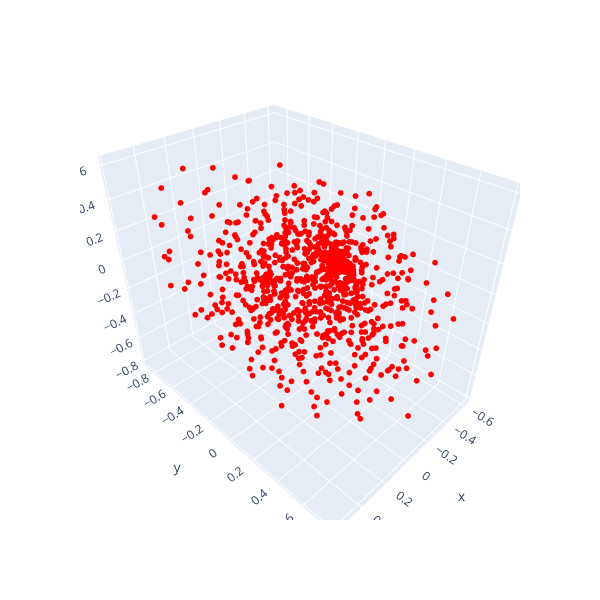
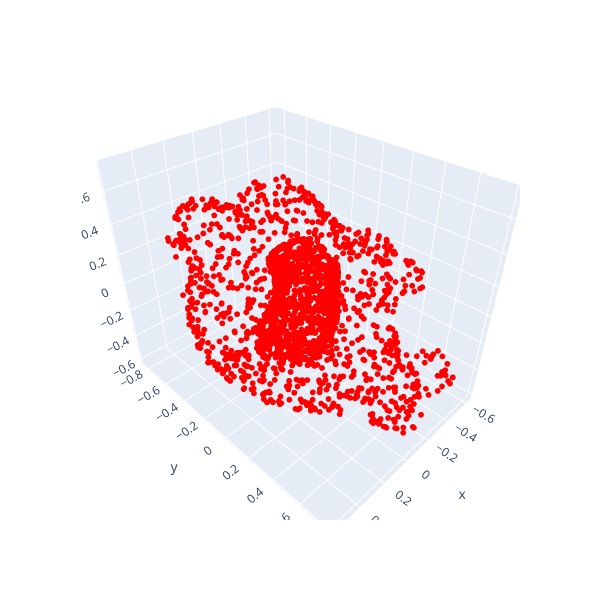

The code cell stored with these charts, in order, in its notebook:
### Code cell
number = 30
points = outputs_test[number]
print(points)
points_nuc = inputs_test[number]
print(points_nuc.shape)

# v = pptk.viewer(points)
# draw_geometries([])

# xyz = pptk.rand(100, 3)
# v = pptk.viewer(xyz)
# v.capture('screenshot.png')
# v.clear()
# v.close()

# import numpy as np
# import pyvista as pv
# from pyvista import examples
# point_cloud = pv.PolyData(points)
# point_cloud
from mpl_toolkits.mplot3d import Axes3D
import matplotlib.pyplot as plt
import plotly.express as px


# fig = plt.figure(figsize=(5, 5))
# ax = plt.axes(projection='3d')

# ax.scatter(points[:,0], points[:,1], points[:,2], c='y', marker='o', s=10)

# fig = plt.figure(figsize=(5, 5))
# ax = plt.axes(projection='3d')

# ax.scatter(points_nuc[:,0], points_nuc[:,1], c='y', marker='o', s=10)

data = pd.DataFrame(points, columns=['x','y', 'z'])
fig = px.scatter_3d(data, x="x", y="y", z='z',
               color_discrete_sequence=['red']
                )

fig.update_traces(marker=dict(size=2),
                  selector=dict(mode='markers'))
fig.update_layout(
width = 600,
height = 600
)

fig.show()

points = inputs_test[number]
from mpl_toolkits.mplot3d import Axes3D
import matplotlib.pyplot as plt



data = pd.DataFrame(points, columns=['x','y', 'z'])
fig = px.scatter_3d(data, x="x", y="y", z='z',
               color_discrete_sequence=['red']
                )

fig.update_traces(marker=dict(size=2),
                  selector=dict(mode='markers'))
fig.update_layout(
            width = 600,
            height = 600
            )
# fig.update_layout(legend=dict(
#         yanchor="top",
#         y=0.99,
#         xanchor="right",
#         x=0.99,
#         font=dict(
#             size=15
#         ),
#         ))
fig.show()
print(serial_numbers[number])

### Figure 1 — Plotly figure (JSON) as saved in the notebook; plotly's stock layout.template omitted (floating-point values rounded to 4 significant figures; data arrays with more than 128 entries replaced by an {"elided": "..."} marker saying what was removed)
{"data": [{"hovertemplate": "x=%{x}<br>y=%{y}<br>z=%{z}<extra></extra>", "legendgroup": "", "marker": {"color": "red", "size": 2, "symbol": "circle"}, "mode": "markers", "name": "", "scene": "scene", "showlegend": false, "type": "scatter3d", "x": {"elided": "2025 float values"}, "y": {"elided": "2025 float values"}, "z": {"elided": "2025 float values"}}], "layout": {"height": 600, "legend": {"tracegroupgap": 0}, "margin": {"t": 60}, "scene": {"domain": {"x": [0, 1], "y": [0, 1]}, "xaxis": {"title": {"text": "x"}}, "yaxis": {"title": {"text": "y"}}, "zaxis": {"title": {"text": "z"}}}, "width": 600}}

### Figure 2 — Plotly figure (JSON) as saved in the notebook; plotly's stock layout.template omitted (floating-point values rounded to 4 significant figures; data arrays with more than 128 entries replaced by an {"elided": "..."} marker saying what was removed)
{"data": [{"hovertemplate": "x=%{x}<br>y=%{y}<br>z=%{z}<extra></extra>", "legendgroup": "", "marker": {"color": "red", "size": 2, "symbol": "circle"}, "mode": "markers", "name": "", "scene": "scene", "showlegend": false, "type": "scatter3d", "x": {"elided": "2048 float values"}, "y": {"elided": "2048 float values"}, "z": {"elided": "2048 float values"}}], "layout": {"height": 600, "legend": {"tracegroupgap": 0}, "margin": {"t": 60}, "scene": {"domain": {"x": [0, 1], "y": [0, 1]}, "xaxis": {"title": {"text": "x"}}, "yaxis": {"title": {"text": "y"}}, "zaxis": {"title": {"text": "z"}}}, "width": 600}}
